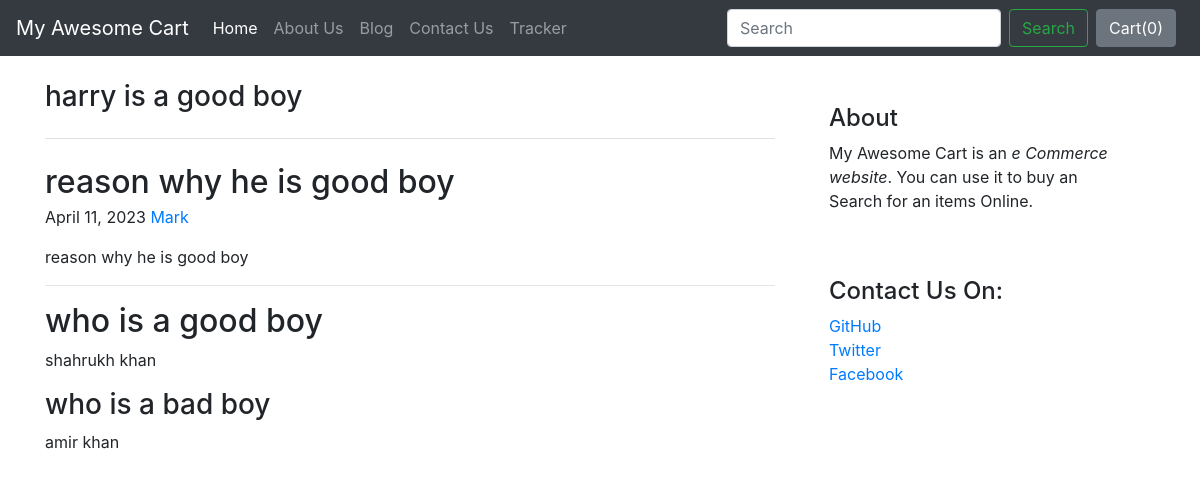
The page /blog/blogpost/1 on the database its author committed.
### blog/models.py (models this page shows)
class Blogpost(models.Model):
    post_id = models.AutoField(primary_key=True)
    title = models.CharField(max_length=50)
    head0 = models.CharField(max_length=500, default="")
    chead0 = models.CharField(max_length=500, default="")
    head1 = models.CharField(max_length=500, default="")
    chead1 = models.CharField(max_length=500, default="")
    head2= models.CharField(max_length=500, default="")
    chead2= models.CharField(max_length=500, default="")
    pub_date = models.DateField()
    thumbnail = models.ImageField(upload_to='shop/images',default="")
    def __str__(self):
        return self.title

### blog/views.py (the view)
# urls.py: path("blogpost/<int:id>", views.blogpost,name="blogHome"),
def blogpost(request,id):
    post = Blogpost.objects.filter(post_id= id)[0]
    print(post)
    return render(request,'blog/blogpost.html',{'post':post})

### blog/templates/blog/blogpost.html (shortened to what this page needs)
{% extends 'shop/basic.html' %}
{% block body%}
<div class="container">
<div class="row mt-4">
    <div class="col-md-8">
      <h3 class="pb-4 mb-4 fst-italic border-bottom">
        {{post.title}}
      </h3>
      <article class="blog-post">
        <h2 class="blog-post-title mb-1">{{post.chead0}}</h2>
        <p class="blog-post-meta">{{post.pub_date}} <a href="#">Mark</a></p>
        <p>{{post.chead0}} </p>
        <hr>
        <h2>{{post.head1}}</h2>
        <p>{{post.chead1}}</p>
        <h3>{{post.head2}}</h3>
        <p>{{post.chead2}}</p>
      </article>
    </div>
    <div class="col-md-4">
      <div class="position-sticky" style="top: 2rem;">
        <div class="p-4 mb-3 bg-body-tertiary rounded">
          <h4 class="fst-italic">About</h4>
          <p class="mb-0">My Awesome Cart is an <em>e Commerce website</em>. You can use it to buy an Search for an items Online.</p>
        </div>
        <div class="p-4">
          <h4 class="fst-italic">Contact Us On: </h4>
          <ol class="list-unstyled">
            <li><a href="#">GitHub</a></li>
            <li><a href="#">Twitter</a></li>
            <li><a href="#">Facebook</a></li>
          </ol>
        </div>
      </div>
    </div>
  </div>
  </div>
{% endblock %}

### rows shown on the page
Blogpost: title "harry is a good boy", chead0 "reason why he is good boy", pub_date "April 11, 2023", head1 "who is a good boy", chead1 "shahrukh khan", head2 "who is a bad boy", chead2 "amir khan"
